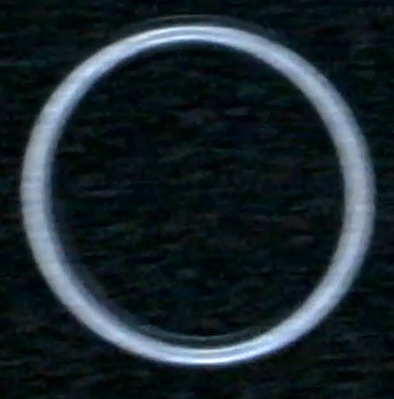
#> input picture anillo.jpeg, 394 x 399 px, given in place of Tensores_Buenos.mp4, which was not available
$ python aa.py
#> lines starting #> are read from the running program, lines starting #| are printed output that depends on the picture; after the words box and inside, x2 and y2 are one past the last pixel; in counts of white or black regions, pixels touching at a corner belong together; pictures that were not available may be replaced by others from this repository, and a replacement may not be noted
import cv2
import numpy as np

# Selección de fuente
video_path = r'Vid_Piezas\Tensores\Tensores_Buenos.mp4'  # None para cámara en vivo

if video_path is None:
    cap = cv2.VideoCapture(1, cv2.CAP_DSHOW)  # Cámara externa
else:
    cap = cv2.VideoCapture(video_path)        # Archivo de video

# Kernel para operaciones morfológicas
kernel = np.ones((5, 5), np.uint8)

while True:
    ret, frame = cap.read()
#> frame is the input picture: shape (399, 394, 3); mean B, G, R 45.1, 39.3, 27.8
    if not ret:
        break

    gray = cv2.cvtColor(frame, cv2.COLOR_BGR2GRAY)
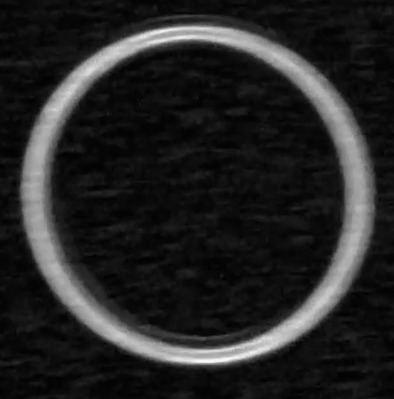
#> gray: shape (399, 394); min 0, max 250, mean 36.5

    # Binarización
    _, binary = cv2.threshold(gray, 150, 255, cv2.THRESH_BINARY)
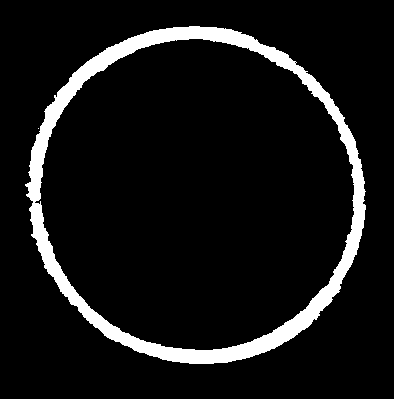
#> binary: shape (399, 394); 8.4% white; 2 white regions (1 under 20 px), largest, box (x1, y1, x2, y2) and area: (25, 26, 366, 364) 13229

    # Filtro para eliminar punticos (apertura morfológica)
    binary_clean = cv2.morphologyEx(binary, cv2.MORPH_OPEN, kernel)
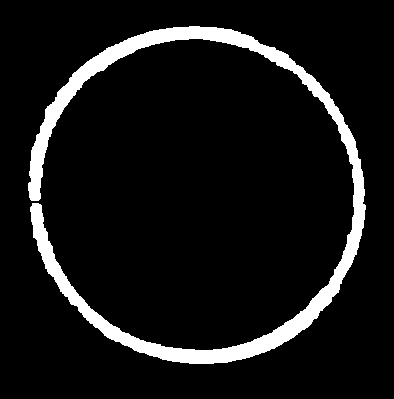
#> binary_clean: shape (399, 394); 8.3% white; 1 white region

    #Find contours in the mask
    contours, _ = cv2.findContours(binary_clean, cv2.RETR_EXTERNAL, cv2.CHAIN_APPROX_SIMPLE)
#> contours = 1 contour; box (x1, y1, x2, y2) and area: (28, 26, 366, 364) 12147

    #Analizar Contornos
    if(len(contours) > 0):
        for cnt in contours:
            x, y, w, h = cv2.boundingRect(cnt)
            # print(f"Bounding box of the first contour: x={x}, y={y}, w={w}, h={h}")
            Area = cv2.contourArea(cnt)

            if Area < 500:
                continue

            #Drawn Rectangle
            cv2.rectangle(binary_clean, (x, y), (x + w, y + h), (0, 255, 0), 2)
            cv2.imshow("Contours", binary_clean)
            #Draw contours on the original image
            cv2.drawContours(frame, contours, -1, (0, 0, 255), 2)
            cv2.waitKey(1)
#> this loop made 1 pass
#> (x, y, w, h, Area) on pass 1: (28, 26, 338, 338, 12147)
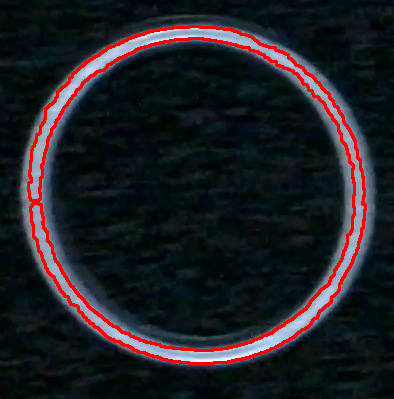
#> frame: shape (399, 394, 3); 4.56% of pixels changed, all inside (x1, y1, x2, y2) = (27, 25, 367, 365)


    # Mostrar resultados
    cv2.imshow('Original', frame)
    # cv2.imshow('Binarized Frame', binqqqqary)
    # cv2.imshow('Binarized Clean', binary_clean)

    if cv2.waitKey(15) & 0xFF == ord('q'):
#> (key q is pressed here)
        break

cap.release()
cv2.destroyAllWindows()

$ run again, on tensor.jpeg
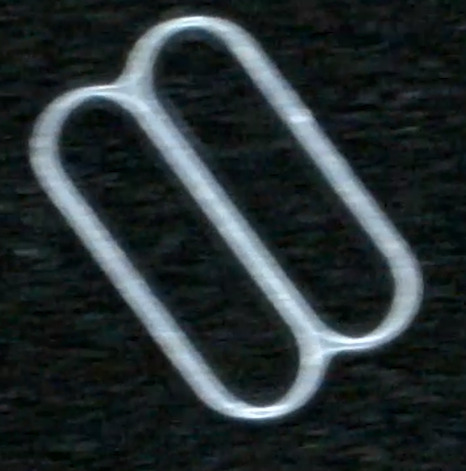
#> input picture tensor.jpeg, 466 x 471 px, given in place of Tensores_Buenos.mp4, which was not available
#> frame is the input picture: shape (471, 466, 3); mean B, G, R 49.4, 47.3, 38.3
#> `_, binary = cv2.threshold(gray, 150, 255, cv2.THRESH_BINARY)`:
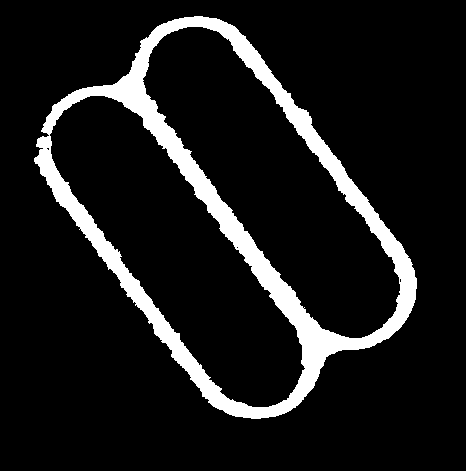
#> binary: shape (471, 466); 10.4% white; 1 white region, box (x1, y1, x2, y2) and area: (34, 16, 417, 419) 22930
#> binary_clean: shape (471, 466); 10.4% white; 2 white regions
#> contours = 2 contours; box (x1, y1, x2, y2) and area: (35, 16, 417, 419) 55581, (37, 137, 52, 148) 130
#> the loop `for cnt in contours:` made 2 passes
#> (x, y, w, h, Area) on passes 1 to 2: (37, 137, 15, 11, 130.5), (35, 16, 382, 403, 55581)
#> after the loop `for cnt in contours:`:
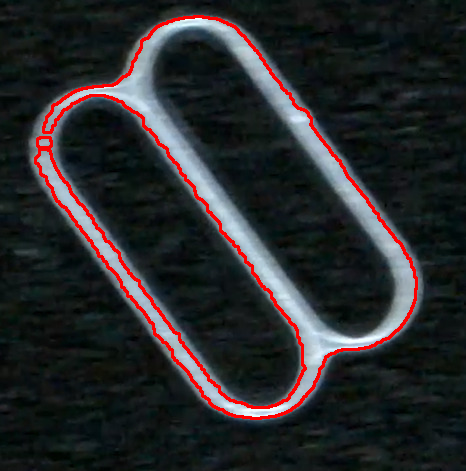
#> frame: shape (471, 466, 3); 3.32% of pixels changed, all inside (x1, y1, x2, y2) = (34, 15, 418, 420)
